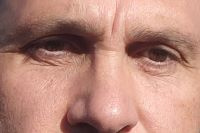
#> input picture GC_VISION/DATA/gc_face.jpg, 200 x 133 px, given in place of the camera
$ python main_gpt.py
#> lines starting #> are read from the running program, lines starting #| are printed output that depends on the picture; after the words box and inside, x2 and y2 are one past the last pixel; in counts of white or black regions, pixels touching at a corner belong together
import cv2
import numpy as np

# Importiamo tutte le configurazioni
import config_gpt as config

# ===============================
# APERTURA WEBCAM
# ===============================

cap = cv2.VideoCapture(config.CAMERA_INDEX)

# Impostiamo la risoluzione
cap.set(cv2.CAP_PROP_FRAME_WIDTH, config.FRAME_WIDTH)
cap.set(cv2.CAP_PROP_FRAME_HEIGHT, config.FRAME_HEIGHT)

if not cap.isOpened():
    print("❌ Errore: impossibile aprire la webcam")
    exit()

print("✅ Webcam aperta correttamente")

# ===============================
# LOOP PRINCIPALE
# ===============================

while True:
    ret, frame = cap.read()
#> frame is the input picture: shape (133, 200, 3); mean B, G, R 123, 136.5, 183.6

    if not ret:
        print("❌ Errore nella lettura del frame")
        break

    # ===============================
    # PRE-PROCESSING
    # ===============================

    # Conversione in scala di grigi
    gray = cv2.cvtColor(frame, cv2.COLOR_BGR2GRAY)
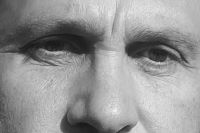
#> gray: shape (133, 200); min 23, max 244, mean 149.1

    # Riduzione del rumore
    blurred = cv2.GaussianBlur(gray, (5, 5), 0)

    # Threshold binario
    _, thresh = cv2.threshold(
        blurred,
        config.THRESHOLD_VALUE,
        config.THRESHOLD_MAX,
        cv2.THRESH_BINARY
    )
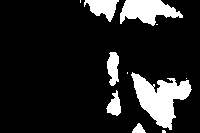
#> thresh: shape (133, 200); 14.2% white; 11 white regions (5 under 20 px)

    # ===============================
    # CONTORNI
    # ===============================

    contours, _ = cv2.findContours(
        thresh,
        cv2.RETR_EXTERNAL,
        cv2.CHAIN_APPROX_SIMPLE
    )
#> contours = 11 contours, 5 with area under 20; largest, box (x1, y1, x2, y2) and area: (131, 72, 192, 130) 1598, (120, 0, 183, 26) 914, (84, 0, 119, 22) 388, (107, 52, 119, 86) 262, (106, 90, 121, 116) 192, (132, 123, 146, 133) 67

    if contours:
        # Selezioniamo il contorno più grande
        largest_contour = max(contours, key=cv2.contourArea)
#> largest_contour = contour of 130 points, box (x1, y1, x2, y2) (131, 72, 192, 130), area 1598
        area = cv2.contourArea(largest_contour)
#> area = 1598

        if area > config.MIN_OBJECT_AREA:
            # Momenti per calcolare il centroide
            M = cv2.moments(largest_contour)
#> M = moments, m00 1598, centre m10/m00, m01/m00 = (159.9, 97.95)

            if M["m00"] != 0:
                cx = int(M["m10"] / M["m00"])
#> cx = 159
                cy = int(M["m01"] / M["m00"])
#> cy = 97

                # ===============================
                # DISEGNO
                # ===============================

                # Disegno contorno
                cv2.drawContours(
                    frame,
                    [largest_contour],
                    -1,
                    config.COLOR_CONTOUR,
                    2
                )

                # Mirino centrale
                cv2.drawMarker(
                    frame,
                    (cx, cy),
                    config.COLOR_MARKER,
                    cv2.MARKER_CROSS,
                    30,
                    2
                )

                # Testo coordinate
                text = f"X: {cx} px  Y: {cy} px"
#> text = 'X: 159 px  Y: 97 px'
                cv2.putText(
                    frame,
                    text,
                    (cx + 10, cy - 10),
                    cv2.FONT_HERSHEY_SIMPLEX,
                    config.TEXT_SCALE,
                    config.COLOR_TEXT,
                    config.TEXT_THICKNESS
                )

                # ===============================
                # AREA OGGETTO (in pixel)
                # ===============================

                if config.SHOW_OBJECT_AREA:
                    area_text = f"Area: {int(area)} px^2"
#> area_text = 'Area: 1598 px^2'

                    cv2.putText(
                        frame,
                        area_text,
                        (cx + 10, cy + 15),
                        cv2.FONT_HERSHEY_SIMPLEX,
                        config.TEXT_SCALE,
                        config.COLOR_TEXT,
                        config.TEXT_THICKNESS
                    )
                # ===============================
                # OUTPUT CONSOLE
                # ===============================
                print(f"Centro oggetto -> X: {cx} px | Y: {cy} px | Area: {int(area)} px^2")
#| Centro oggetto -> X: 159 px | Y: 97 px | Area: 1598 px^2

        else:
            cv2.putText(
                frame,
                "Oggetto troppo piccolo",
                (20, 40),
                cv2.FONT_HERSHEY_SIMPLEX,
                1,
                (0, 0, 255),
                2
            )

    else:
        cv2.putText(
            frame,
            "Nessun oggetto rilevato",
            (20, 40),
            cv2.FONT_HERSHEY_SIMPLEX,
            1,
            (0, 0, 255),
            2
        )

    # ===============================
    # DISEGNO ASSI CARTESIANI
    # ===============================

    if config.SHOW_AXES:
        h, w, _ = frame.shape
#> h = 133; w = 200

        # Asse X (orizzontale)
        cv2.line(
            frame,
            (0, h // 2),
            (w, h // 2),
            config.AXIS_COLOR,
            config.AXIS_THICKNESS
        )

        # Asse Y (verticale)
        cv2.line(
            frame,
            (w // 2, 0),
            (w // 2, h),
            config.AXIS_COLOR,
            config.AXIS_THICKNESS
        )
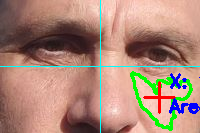
#> frame: shape (133, 200, 3); mean B, G, R 120, 135.9, 171.7

        # Origine (0,0)
        cv2.putText(
            frame,
            "(0,0)",
            (5, 15),
            cv2.FONT_HERSHEY_SIMPLEX,
            config.AXIS_TEXT_SCALE,
            config.AXIS_COLOR,
            1
        )
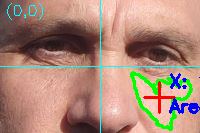
#> frame: shape (133, 200, 3); 0.36% of pixels changed, all inside (x1, y1, x2, y2) = (7, 3, 43, 20)

        # Etichetta asse X
        cv2.putText(
            frame,
            "X",
            (w - 15, h // 2 - 5),
            cv2.FONT_HERSHEY_SIMPLEX,
            config.AXIS_TEXT_SCALE,
            config.AXIS_COLOR,
            1
        )
#> frame: shape (133, 200, 3); 0.08% of pixels changed, all inside (x1, y1, x2, y2) = (187, 51, 195, 62)

        # Etichetta asse Y
        cv2.putText(
            frame,
            "Y",
            (w // 2 + 5, 15),
            cv2.FONT_HERSHEY_SIMPLEX,
            config.AXIS_TEXT_SCALE,
            config.AXIS_COLOR,
            1
        )
#> frame: shape (133, 200, 3); mean B, G, R 120.8, 136.6, 170.9

    # ===============================
    # VISUALIZZAZIONE
    # ===============================

    cv2.imshow(config.WINDOW_NAME, frame)

    # ESC per uscire
    if cv2.waitKey(1) & 0xFF == 27:
#> (key Esc is pressed here)
        break

# ===============================
# CHIUSURA
# ===============================

cap.release()
cv2.destroyAllWindows()
print("👋 Programma terminato")

$ run again, on GC_VISION/DATA/real_chessboard.jpg
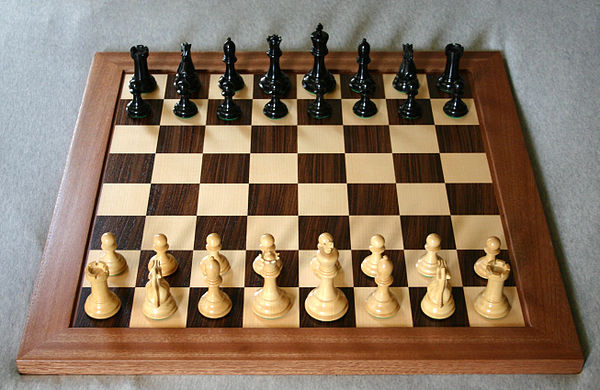
#> input picture GC_VISION/DATA/real_chessboard.jpg, 600 x 390 px, given in place of the camera
#> frame is the input picture: shape (390, 600, 3); mean B, G, R 98.1, 117.7, 137.5
#> `_, thresh = cv2.threshold( blurred, config.THRESHOLD_VALUE, config.THR..`:
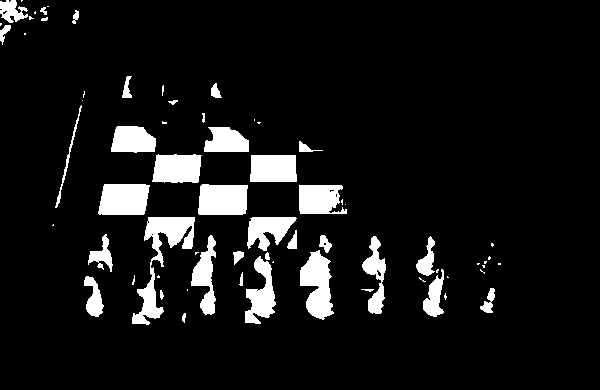
#> thresh: shape (390, 600); 8.5% white; 68 white regions (31 under 20 px)
#> contours = 68 contours, 37 with area under 20; largest, box (x1, y1, x2, y2) and area: (132, 217, 195, 325) 1816, (300, 250, 334, 320) 1408, (98, 184, 150, 215) 1364, (198, 184, 248, 215) 1362, (152, 154, 202, 183) 1192
#> largest_contour = contour of 195 points, box (x1, y1, x2, y2) (132, 217, 195, 325), area 1816
#> area = 1816
#> M = moments, m00 1816, centre m10/m00, m01/m00 = (161.6, 256.9)
#> cx = 161
#> cy = 256
#> text = 'X: 161 px  Y: 256 px'
#> area_text = 'Area: 1816 px^2'
#| Centro oggetto -> X: 161 px | Y: 256 px | Area: 1816 px^2
#> `cv2.line( frame, (w // 2, 0), (w // 2, h), config.AXIS_COLOR, config.A..`:
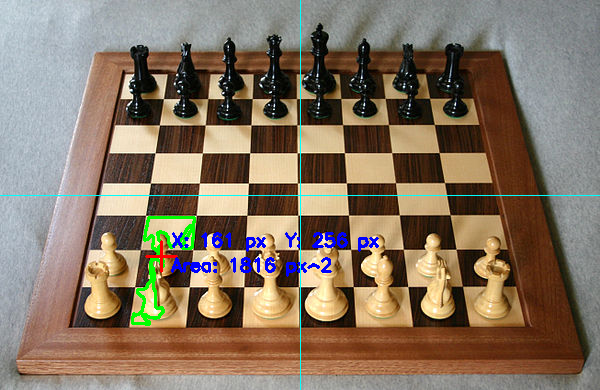
#> frame: shape (390, 600, 3); mean B, G, R 99.1, 117.2, 134.1
